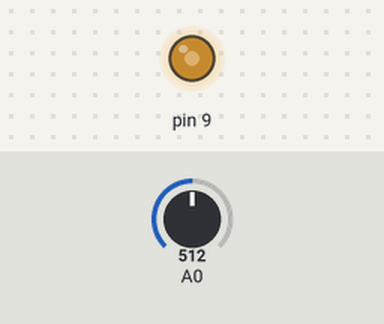
A program run on a simulated Arduino Uno, built with avr-gcc and run on an emulated ATmega328P. Shown: output pins drawn as LEDs (lit = HIGH). The test bench sets the inputs (shaded band); at power-on: A0 = 512.

Above: at 1.3 s.
1.4 s: A0 set to 716
At 2.0 s:
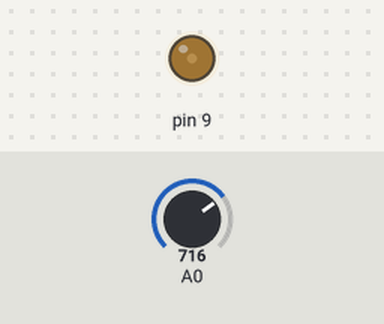
2.9 s: A0 set to 519
4.4 s: A0 set to 504
At 5.8 s:
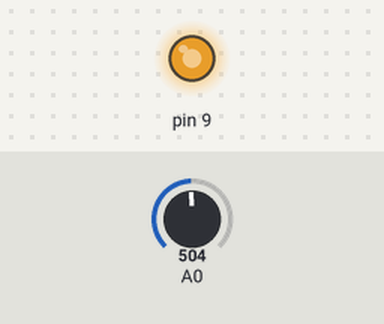
Timing chart, 0 to 7.4 s (numbered marks = the images above; inputs shaded):
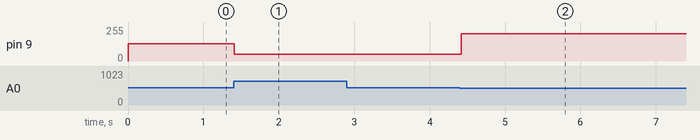

Measured:
- the behaviour switches between 512 and 511 on A0 (found by bisection; images 1 and 2)
- after the input at 1.4 s, pin 9: 128/255 → 51/255 at once
- after the input at 2.9 s, every drawn part: stays the same
- after the input at 4.4 s, pin 9: 51/255 → 204/255 at once

The program:

main.cpp
```cpp
// Bryce Mooney
// main.cpp
// Last Modified: Bryce Mooney, 10/09/24
// This program provides feedback control to a simple buck converter circuit. (5VDC -> 2.5VDC)

#include <Arduino.h>

const int SETPOINT = 512;       // Approximately 2.5V
const int min_duty_cycle = 53;  // Approximately 20%
const int max_duty_cycle = 212; // Approximately 80%


void setup()
{
  // GPIO #9 is our PWM output.
  pinMode(9, OUTPUT);

  // Timer1 configuration is split between the 2 registers TCCR1A and TCCR1B.
  // Wavegen mode #14 "fast PWM" is assigned by setting bits WGM11, WGM12, and WGM13.
  // Output-compare mode #2 "non-inverting" is assigned by setting bit COM1A1.
  // Non-prescaled clock source (prescaler = 1) is assigned by setting bit CS10.
  TCCR1A = (1 << WGM11);
  TCCR1B = (1 << WGM13) | (1 << WGM12) | (1 << CS10);

  // Timer1 TOP value must be set to 266 (265.6667) for 60kHz frequency.
  ICR1 = 265;

  // Set the initial duty cycle. (133/265 is about 50%)
  OCR1A = 133;

  // Enable the PWM output on GPIO #9.
  TCCR1A |= (1 << COM1A1);

  delay(100);
}

void loop()
{
  // Measure the buck converter output voltage (1023 is about 5V)
  int ADC_reading;
  ADC_reading = analogRead(A0);

  if (ADC_reading > SETPOINT)
  {
    OCR1A = constrain(OCR1A - 1, min_duty_cycle, max_duty_cycle);
  }
  else if (ADC_reading < SETPOINT)
  {
    OCR1A = constrain(OCR1A + 1, min_duty_cycle, max_duty_cycle);
  }
}
```
